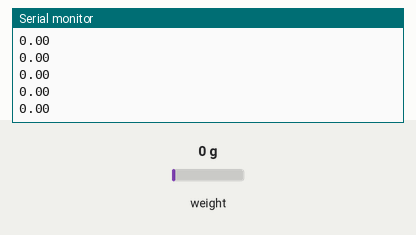
This sketch was run on a simulated Arduino Uno, built with avr-gcc and run on an emulated ATmega328P. On the bench: the last lines printed to the serial monitor. Inputs (shaded band) come from the test bench; at power-on: weight on the scale 0 g. No radio packets arrive unless stated.

Above: at 1.2 s.
1.3 s: weight on the scale set to 100 g
At 1.34 s:
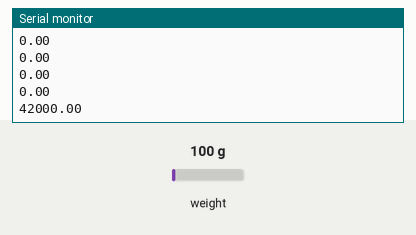
2.8 s: weight on the scale set to 1250 g
At 2.87 s:
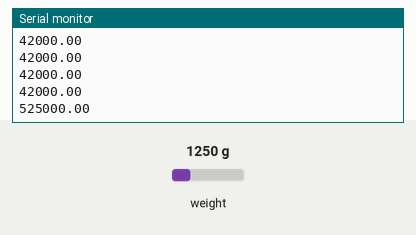
Timing chart, 0 to 5.8 s (numbered marks = the images above; inputs shaded):
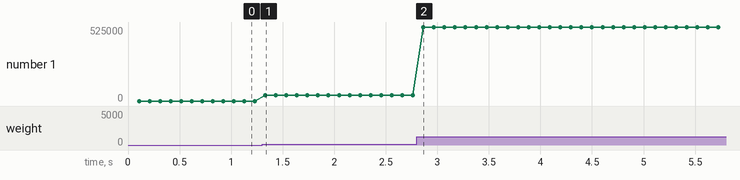

The sketch:

transmisor_nrf24l01sketch_aug27a.ino
```cpp
//* ##############################################################
//autor Nelson Castillo
///////////COdigo del transmisor(emisor)---------------------------------
//Conexiones ARDUINO UNO/NANO, bus SPI:
//** MOSI -> D11
//** MISO -> D12
//** CLK  -> D13
//** CE   -> D9
//** CSN  -> D10
//Alimentacíon del modulo usar adaptador
//Library: TMRh20/RF24, https://github.com/tmrh20/RF24/
//* ##############################################################
//*/

#include <SPI.h>      //libreria para spi
#include <nRF24L01.h>
#include <RF24.h>
#include "HX711.h"     //libreria hx711
#define CE_PIN 9        //pin CE arduino nano
#define CSN_PIN 10      //pin csn arduino nano
#define DOUT A1        //pin data hx711
#define CLK A0         //pin reloj hx711
float t0;
HX711 balanza(DOUT, CLK); //se crea el objeto
long val=0;
float peso;//[1];      //variable a medir peso un flotante
const byte address[6] = "00001";   //se crea una tuberia de comunicacion

RF24 radio(CE_PIN, CSN_PIN); // creamos el objeto radio (NRF24L01)

void setup() {
  t0=millis();
  Serial.begin(9600);              //iniciar comunicacion serial
  radio.begin();                    // inicializamos el NRF24L01
  radio.setDataRate(RF24_250KBPS);   //tasa de bits per second
  radio.openWritingPipe(address);   // Abrimos un canal de escritura
  radio.setPALevel(RF24_PA_MIN);    //configurar power nivel minimo
  radio.stopListening();            // Deja de escuchar para que podamos transmitir.

}
void loop() {
  peso = balanza.read();           //leemos con la libreria hx711
  //peso[0]= balanza.read();
  //Serial.print(millis()-t0);
  //Serial.print("\t");
  //Serial.println(val);
  //const char text[] = " nRF24L01 chile";
  //radio.write(&text, sizeof(text));             // Manda mensaje
  radio.write(&peso, sizeof(peso));      //escribimos x el canal del nrf24l01
  Serial.println(peso);          // escribimos x mo serial
  //delay(1000);               // retardo de 1000 milisegundos
}
```

Measured:
- after the input at 1.3 s, the serial monitor: prints a new line at once (image 1)
- after the input at 2.8 s, the serial monitor: prints a new line after 0.06 s (image 2)
- plotted number 1: 0 → 42000 after the input at 1.3 s, 42000 → 525000 after the input at 2.8 s
